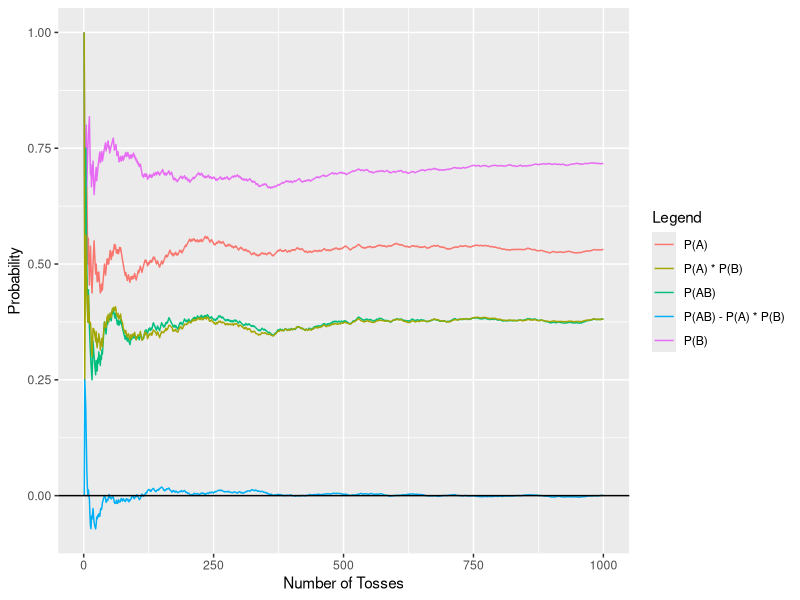
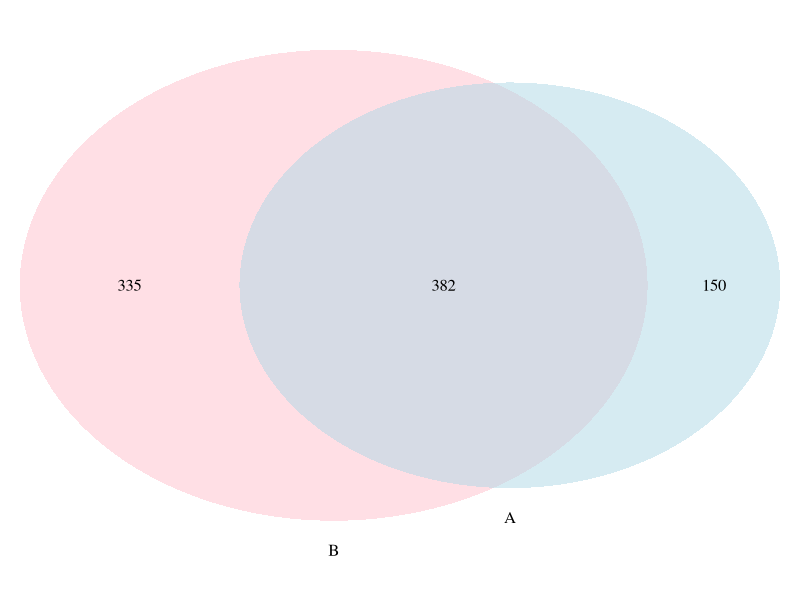

These figures' R source, in order:
if (!'ggplot2' %in% rownames(installed.packages())) {install.packages('ggplot2')}
library('ggplot2')
if (!'VennDiagram' %in% rownames(installed.packages())) {install.packages('VennDiagram')}
library('VennDiagram')

rm(list = ls())

set.seed(9231066)

A <- c(2, 3, 6)
B <- c(1, 2, 3, 4)

# A <- c(1, 2, 3)
# B <- c(4, 6)

p.a <- 0
p.b <- 0
p.ab <- 0

n <- 1000
x <- 1:n
tosses <- sample(1:6, n, replace = TRUE)

a <- tosses %in% A
b <- tosses %in% B
ab <- tosses %in% A & tosses %in% B

p.a <- cumsum(a) / x
p.b <- cumsum(b) / x
p.ab <- cumsum(ab) / x
p.AmulB <- p.a * p.b

plot <- ggplot(data = data.frame(p.a, p.b, p.ab, p.AmulB))
plot <- plot + geom_line(aes(x = 1:n, y = p.a, color = 'P(A)'))
plot <- plot + geom_line(aes(x = 1:n, y = p.b, color = 'P(B)'))
plot <- plot + geom_line(aes(x = 1:n, y = p.ab, color = 'P(AB)'))
plot <- plot + geom_line(aes(x = 1:n, y = p.AmulB, color = 'P(A) * P(B)'))
plot <- plot + geom_line(aes(x = 1:n, y = p.ab - p.AmulB, color = 'P(AB) - P(A) * P(B)'))
plot <- plot + geom_hline(yintercept = 0, color = 'black')
plot <- plot + ylab("Probability")
plot <- plot + xlab("Number of Tosses")
plot <- plot + scale_color_discrete(name = "Legend")
plot

grid.newpage()
draw.pairwise.venn(p.a[n] * n,
                   p.b[n] * n,
                   p.ab[n] * n,
                   category = c("A", "B"),
                   lty = rep("blank", 2),
                   fill = c("light blue", "pink"),
                   alpha = rep(0.5, 2),
                   cat.pos = c(0, 
                                                                                                                                                        0), cat.dist = rep(0.025, 2))
